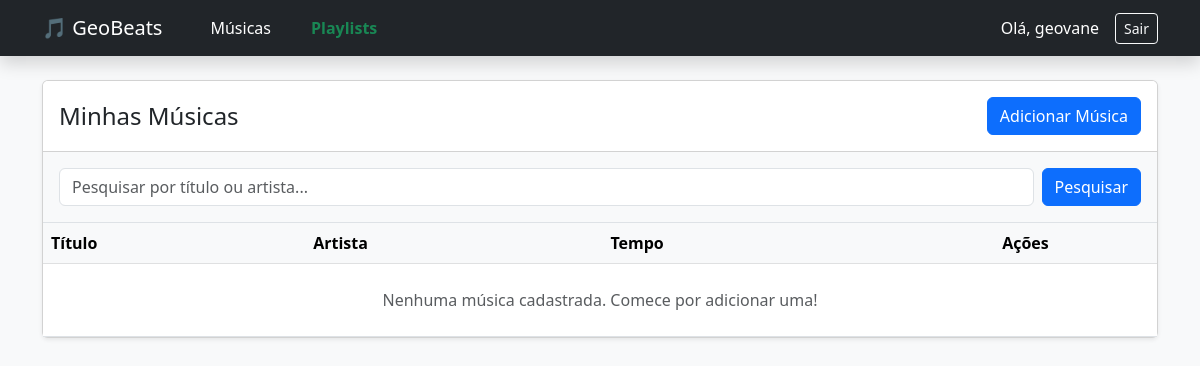
The page /music/list/ (signed in) on the database as committed earlier.
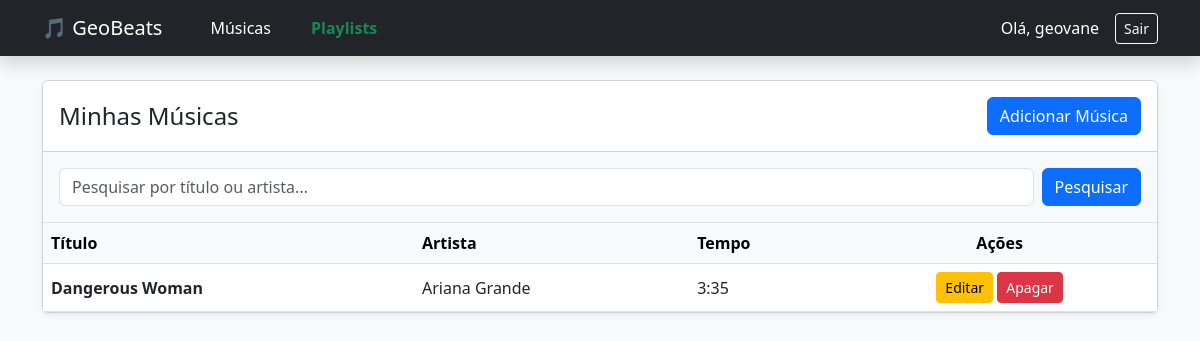
The same page on the database as committed later.
### music/models.py (models this page shows, shortened)
class Music(models.Model):
    titulo = models.CharField(max_length=200)
    artista = models.CharField(max_length=200)
    tempo = models.CharField(max_length=10)
    categoria = models.ForeignKey(Categoria, on_delete=models.CASCADE, null=True, blank=True)
    usuario = models.ForeignKey(User, on_delete=models.CASCADE, null=True, blank=True)

### music/views.py (the view)
# urls.py: path('list/', views.music_list, name='music_list'),
@login_required
def music_list(request):
    musicas = Music.objects.filter(usuario=request.user)
    busca = request.GET.get('busca')
    if busca:
        musicas = musicas.filter(
            Q(titulo__icontains=busca) | Q(artista__icontains=busca)
        )
    return render(request, 'music/music_list.html', {'musicas': musicas})

### music/templates/music/music_list.html (shortened to what this page needs)
{% extends 'music/base.html' %}
{% block content %}
<div class="card shadow-sm mb-4">
    <div class="card-header bg-white d-flex justify-content-between align-items-center py-3">
        <h4 class="m-0">Minhas Músicas</h4>
        <a href="{% url 'music_add' %}" class="btn btn-primary">Adicionar Música</a>
    </div>
    <div class="card-body bg-light border-bottom py-3">
        <form method="GET" class="d-flex">
            <input class="form-control me-2" type="search" name="busca" placeholder="Pesquisar por título ou artista..." value="{{ request.GET.busca }}">
            <button class="btn btn-primary" type="submit">Pesquisar</button>
        </form>
    </div>
    <div class="table-responsive">
        <table class="table table-hover align-middle m-0">
            <thead class="table-light">
                <tr>
                    <th>Título</th>
                    <th>Artista</th>
                    <th>Tempo</th>
                    <th class="text-center">Ações</th>
                </tr>
            </thead>
            <tbody>
                {% for musica in musicas %}
                    <tr>
                        <td><strong>{{ musica.titulo }}</strong></td>
                        <td>{{ musica.artista }}</td>
                        <td>{{ musica.tempo }}</td>
                        <td class="text-center">
                            <a href="{% url 'music_update' musica.id %}" class="btn btn-sm btn-warning">Editar</a>
                            <a href="{% url 'music_delete' musica.id %}" class="btn btn-sm btn-danger">Apagar</a>
                        </td>
                    </tr>
                {% empty %}
                    <tr>
                        <td colspan="4" class="text-center py-4 text-muted">
                            {% if request.GET.busca %}
                                Nenhuma música encontrada para a sua pesquisa.
                            {% else %}
                                Nenhuma música cadastrada. Comece por adicionar uma!
                            {% endif %}
                        </td>
                    </tr>
                {% endfor %}
            </tbody>
        </table>
    </div>
</div>
{% endblock %}

Rows that differ between the two databases and show on the page:
added Music: titulo "Dangerous Woman", artista "Ariana Grande", tempo "3:35"
Other text that changed with them:
text no longer shown: "Nenhuma música cadastrada. Comece por adicionar uma!"
